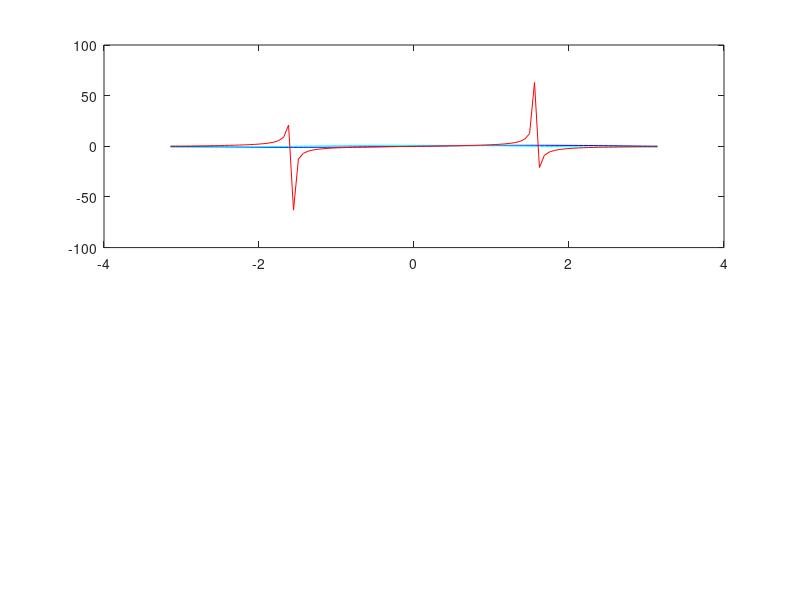

Source code (MATLAB): (Note: this script raises an error after producing the figure.)
clear; clf; clc;

xmax = pi;  

x = linspace(-xmax,xmax,100);   % Creation array of X value 

y.sin = sin(x);     % Calcolous of sin function
y.cos = cos(x);     % Calcolous of cos function
y.tan = tan(x);     % Calcolous of tan function
y.asin = asin(x);   % Calcolous of arcsin function
y.acos = acos(x);   % Calcolous of arccos function
y.atan = atan(x);   % Calcolous of arctan function


figure(1);                  % Creation of first figure (tab)
subplot(2,1,1)              % definition of the subplot (2 rows, 1 colums)
plot(x,y.sin,'b',x,y.cos,'c',x,y.tan,'r'); %plot of the function sin, cos, tan
hold on;                    % Maintains the previous graphs in the plot
yline(0);                   % Plot of the X axis
axis([-xmax xmax -2 2]);    % Settings of the value in the axes
grid;                       % Enable the grid in the plot
title("sin-cos-tan");       % Write the title of the plot
xlabel("x-value");          % Write the label of X axis
ylabel("y-value");          % Write the label of Y axis
legend("sin(x)","cos(x)","tan(x)",'Location','best'); % Add the legend of the graphs

subplot(2,1,2)
plot(x,y.asin,'b',x,y.acos,'c',x,y.atan,'r');    %plot of the function arcsin, arccos, arctan
hold on;                    % Maintains the previous graphs in the plot
yline(0);                   % Plot of the X axis
axis([-xmax xmax -2 2]);    % Settings of the value in the axes
grid;                       % Enable the grid in the plot
title("arc-function");      % Write the title of the plot
xlabel("x-value");          % Write the label of X axis
ylabel("y-value");          % Write the label of Y axis
legend("arcsin(x)","arccos(x)","arctan(x)",'location','best');  % Add the legend of the graphs
